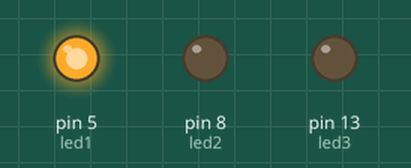
Recording of a sketch running on a simulated Arduino Uno, built with avr-gcc and run on an emulated ATmega328P. Parts: output pins drawn as LEDs (lit = HIGH). What the sketch prints to the serial monitor is not drawn.

Above: at 0.15 s.
At 0.75 s:
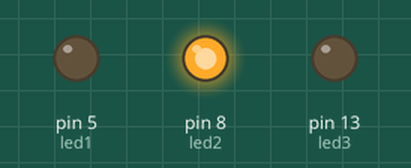
At 1.35 s:
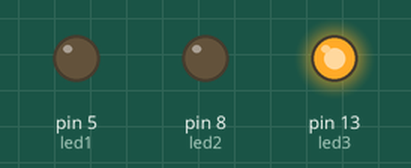
At 3.45 s:
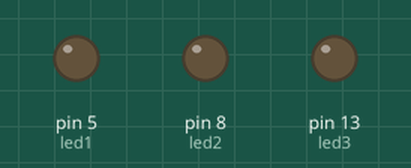
Timing chart, 0 to 4.1 s (numbered marks = the images above):
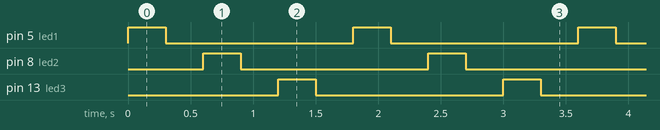

The sketch:

DESIREKABAGYO.ino
```cpp
const int led1 = 5;
const int led2 = 8;
const int led3 = 13;

void setup(){
  pinMode(led1, OUTPUT);
  pinMode(led2, OUTPUT);
  pinMode(led3, OUTPUT);
  Serial.begin(15200);
  Serial.println("Iniatialising program");
}

void loop(){
  digitalWrite(led1, HIGH);
  delay(300);
  digitalWrite(led1, LOW);
  delay(300);
  digitalWrite(led2, HIGH);
  delay(300);
  digitalWrite(led2, LOW);
  delay(300);
  digitalWrite(led3, HIGH);
  delay(300);
  digitalWrite(led3, LOW);
  delay(300);
}
```

Measured:
- by itself, pin 5 (led1), pin 8 (led2), pin 13 (led3): alternates HIGH for 0.30 s and LOW for 1.5 s
- by itself, everything shown: repeats every 1.8 s, in 6 steps
